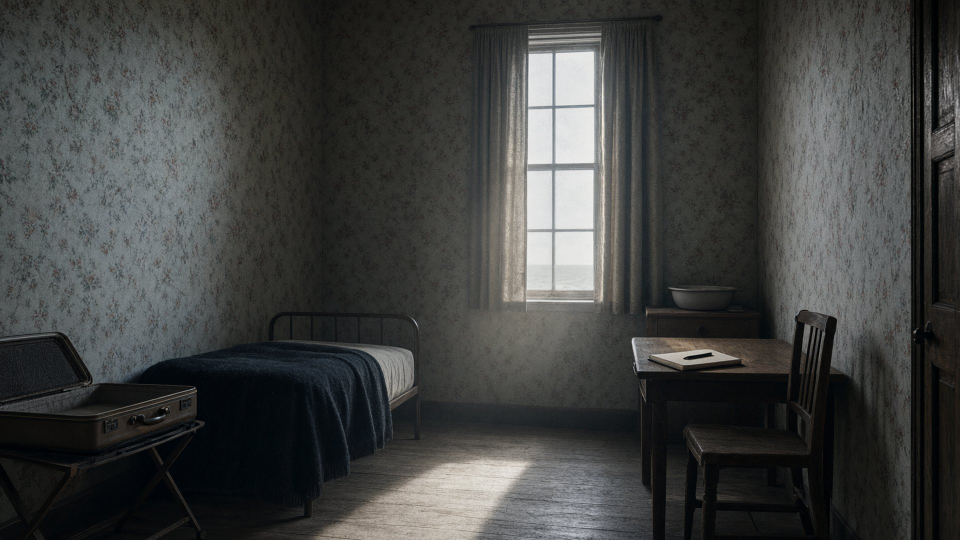
#> input picture blackbird-vn/game/images/bg_bedroom_day.jpg, 1920 x 1080 px (shown at 1/2 size); its folder holds only this picture in this run
$ python build_assets.py
#> lines starting #> are read from the running program, lines starting #| are printed output that depends on the picture
# -*- coding: utf-8 -*-
"""把 vibe_images/ 里的 AI 素材洗成 blackbird-vn/game/images/ 可用的图。

背景：cover 裁切到 1920x1080，输出 jpg。
立绘：边缘泛洪抠底（自适应品红，不假设纯色）+ 去溢色 + 软边 + 按头宽归一化，输出带 alpha 的 png；
同一趟从立绘上跟着头切出圆桌用的头像（game/images/faces/）。

用法：python blackbird-vn/tools/build_assets.py
"""
import glob
import os
import re
import sys

import numpy as np
from PIL import Image, ImageEnhance, ImageFilter
from scipy import ndimage

ROOT = os.path.dirname(os.path.dirname(os.path.dirname(os.path.abspath(__file__))))
SRC = os.path.join(ROOT, "vibe_images")
DST = os.path.join(ROOT, "blackbird-vn", "game", "images")

BG_TARGET = (1920, 1080)
# 每一条 image bg_* 都得在这儿有名字，反过来也一样：
# 漏了名的图不会被这条管线重建，删空 game/images/ 再跑一次就缺一块，
# 而游戏里那一屏会静默退化成纯色占位——不报错，只是没人知道。
# 名字反过来也要对得上原著：bg_dining（餐厅）和 bg_boathouse（船库）出过又删了，
# 因为终稿从头到尾没有这两个地方——晚餐就在大厅那张长桌（终稿 119），
# 而那张长桌在第一天夜里被撤走换成环形沙发（终稿 898）。
# 造一个原著没有的房间，代价是同一张长桌在玩家眼里变成两个地点。
BG_KEYS = ["bg_hangzhou", "bg_dock", "bg_hall_long", "bg_hall_ring", "bg_study",
           "bg_east_wing", "bg_corridor", "bg_shore",
           "bg_hall_table", "bg_bridge_night", "bg_east_wing_room",
           "bg_manor_ext", "bg_bedroom_day"]

# 按张给一档曝光，不给全局：这套装进游戏之前还要压一层纸纱，而纱压不住高光。
# 量过十三张的平均亮度（0–255）：其余十二张落在 20–85，杭州阅览室那张是 117.9，
# 整片白墙和落地窗，压完纱仍然读起来像一张没洗过的样片，不像"压在纸下的照片"。
# 0.70 把它带到 82，正好回到那一堆里；全局调暗会把最暗那两张（20、25）一起闷死。
BG_EXPOSURE = {"bg_hangzhou": 0.70}
# 夜版不新画一张，从它替换的那张白天底图派生：家具、机位、透视必须一模一样，
# 否则玩家会以为换了一个房间——第六轮删掉"餐厅""船库"就是这类错（见上面的注释）。
# 派生五段：收掉窗外那条白天高光 → 压暗偏色 → 给一道有方向的光 → 拉开反差 → 收四角。
#   day    源图（必须先洗，它是从洗好的白天 jpg 往后接的）
#   lum    目标亮度 ÷ 现亮度。按**比例**给，不给绝对值：十三张原图自己的亮度从 20 到
#          85 都有，一个全局乘数会把最暗那两张闷成死黑、把杭州那张留成灰；
#          而比例这一档在原图重画之后仍然成立，绝对值不成立。
#   tint   三通道乘数（夜=冷，黄昏=暖）
#   side   光来的那一侧：left/right 横着走（窗在侧面），up/down 竖着走（台灯在桌上，
#          光自下往上）；None＝这间房的光不在边上，别硬造一道渐变
#   cool   侧光强度（0–255 一档），颜色和 tint 的偏色同向
#   contrast 按均值拉开一档反差，缺省 1.3；越暗的那张越经不起纱压，多拉一点
#   sky    (窗带下沿占画高的比例, 压暗的 gamma)：夜里窗外是黑的，而一张白天照里
#          最露馅的就是那条亮天际线——它比整体亮度更先被人眼读到。
BG_NIGHT = {
    "bg_study_night":          dict(day="bg_study", lum=0.56, tint=(0.84, 0.92, 1.14),
                                    side="right", cool=26.0),
    "bg_east_wing_room_night": dict(day="bg_east_wing_room", lum=0.52,
                                    tint=(0.80, 0.90, 1.18), side=None, cool=11.0,
                                    contrast=1.45),
    "bg_bedroom_dusk":         dict(day="bg_bedroom_day", lum=0.66, tint=(1.06, 0.94, 0.80),
                                    side="left", cool=18.0),
    "bg_hangzhou_night":       dict(day="bg_hangzhou", lum=0.62, tint=(1.04, 0.98, 0.90),
                                    side="down", cool=14.0, sky=(0.56, 6.0)),
}
SPR_KEYS = ["spr_shen", "spr_wang", "spr_zhao", "spr_fang", "spr_zhou",
            "spr_lin", "spr_su", "spr_me", "spr_gu"]
# 立绘统一画布 + 统一头宽 + 统一身长。
# 画布宽用生成图自己的 2:3 那一档：上一版是 900×1080（5:6），人最宽那张只占 59%，
# 两侧各空出 170px 透明——台词页顶到画布边，玩家看到的就是"人又小又飘，框还特别宽"。
# 头宽定标让九张人是同一间屋子里的人；可只定头不够：九张生成图从头顶往下截到的
# 位置本来就不一样（顾言笙到胸、赵寒到大腿，实测 614 对 929），底边对齐之后头顶
# 就从第 137 行飘到第 452 行——换个人说话，人在屏幕上跳一小截。所以再加一道统一身长：
# 头顶钉死在同一行，往下截 SPR_BODY_H，比它长的那几张在腰上收掉（下面正好是页沿）。
SPR_CANVAS = (720, 680)
SPR_HEAD_W = 230
SPR_CROWN_Y = 60
SPR_BODY_H = 620
# 头像那一格不许改尺寸：对质页的 xysize (186, 256) 就是按这个比例写的，改了等于横向压扁。
SPR_FACE = (314, 432)


def latest(prefix):
    """按名取原图，必须整段对上：文件名是 `<key>_<时间戳>_<hash>.png`。
    以前是 `prefix + "_*.png"` 一把通配，于是 bg_east_wing 把
    bg_east_wing_room 那张也吞进来，还因为对方更新而赢了——
    走廊那张被那间房悄悄盖掉，图上看不出来，只有并排摆着才看得出两张是同一间房。"""
    pat = re.compile(re.escape(prefix) + r"_\d+_[0-9a-f]+\.png$")
    hits = [p for p in glob.glob(os.path.join(SRC, prefix + "_*.png"))
            if pat.match(os.path.basename(p))]
    if not hits:
        return None
    return max(hits, key=os.path.getmtime)


# [8 lines left out: function cover_resize, not called in this run]


def build_bg(key):
    src = latest(key)
    if not src:
        print("MISS bg", key)
        return False
    im = Image.open(src).convert("RGB")
    w, h = im.size
    # 生成图右下角那行水印贴着底边，切掉底部 8% 再 cover，比事后涂掉干净
    im = im.crop((0, 0, w, int(h * 0.92)))
    im = cover_resize(im, BG_TARGET)
    if key in BG_EXPOSURE:
        im = ImageEnhance.Brightness(im).enhance(BG_EXPOSURE[key])
    im = im.filter(ImageFilter.GaussianBlur(0.4))
    out = os.path.join(DST, key + ".jpg")
    im.save(out, "JPEG", quality=86, optimize=True)
    print("OK  ", key, im.size, "%d KB" % (os.path.getsize(out) // 1024))
    return True


def build_bg_night(key):
    """夜版不另画一张原图，从洗好的白天 jpg 往后接四段。

    为什么必须从派生图来：机位、透视、家具得和白天那张逐像素对上。同一间房换个
    角度再画一遍，玩家读到的是"他们挪去了另一间房"——第六轮删掉"餐厅""船库"
    就是这一类错（见 BG_KEYS 上面那段）。
    """
#> called with key = 'bg_bedroom_dusk'
    cfg = BG_NIGHT[key]
    day, lum_scale, tint = cfg["day"], cfg["lum"], cfg["tint"]
    side, cool = cfg.get("side"), cfg.get("cool", 0.0)
    src = os.path.join(DST, day + ".jpg")
    if not os.path.exists(src):
        print("MISS bg_night", key, "（缺白天底图 " + day + "）")
        return False
    a = np.asarray(Image.open(src).convert("RGB"), dtype=np.float32)
    h, w, _ = a.shape
#> h = 1080; w = 1920

    if cfg.get("sky"):
        # 窗外先收，再压暗：gamma 吃的是高光，而窗框、楼体本来就暗，不用动它。
        frac, gamma = cfg["sky"]
        rows = np.arange(h, dtype=np.float32)[:, None]
        band = np.clip((frac - rows / (h - 1)) / 0.10, 0.0, 1.0)
        dark = np.clip(a / 255.0, 0, 1) ** gamma * 255.0
        a = a * (1 - band[..., None]) + dark * band[..., None]

    a = a * lum_scale * np.asarray(tint, dtype=np.float32)
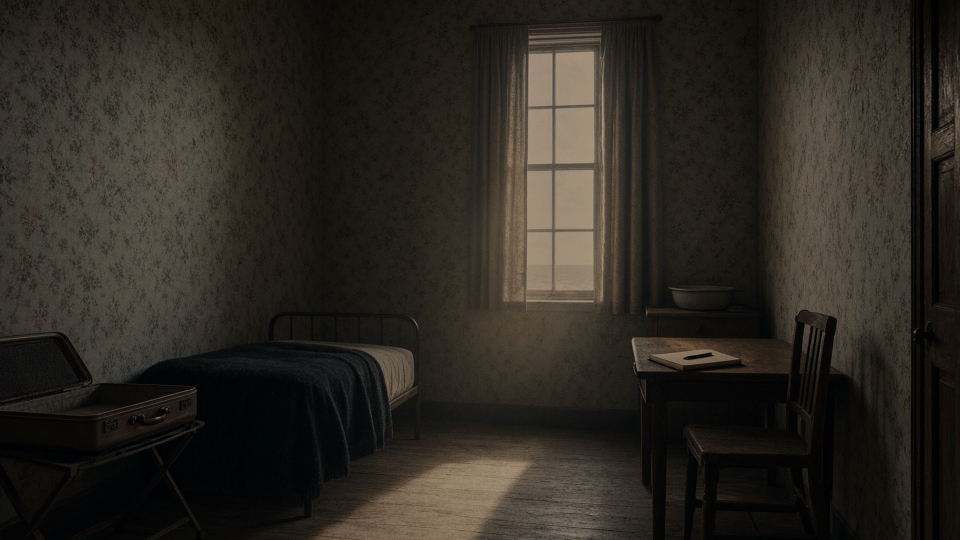
#> a: shape (1080, 1920, 3) float32 (shown at 1/2 size); mean R, G, B 44.7, 40.5, 33.7

    # 侧光的颜色和 tint 的偏色同向：冷调那两张亮侧更蓝，黄昏和台灯那两张亮侧更暖。
    cast = np.asarray(tint, dtype=np.float32)
    cast = cast - cast.mean()
    cast = cast / np.abs(cast).max()
    if side:
        # 夜里读得出"夜"，靠的是光有方向，不是靠整体压暗——只压暗会得到一张
        # 曝光不足的白天照。靠光那一侧抬到 1.16，背光那侧压到 0.84。
        # 方向按这间房的光源给：窗在侧面就横着走（书房），台灯在桌上一排就自下往上（阅览室）。
        axis = {"left": 1, "right": 1, "up": 0, "down": 0}[side]
        n = w if axis == 1 else h
#> n = 1920
        ramp = np.linspace(0.0, 1.0, n, dtype=np.float32)
#> ramp = 1920 values from 0 to 1
        if side in ("left", "down"):
            ramp = ramp[::-1]
        ramp = ramp[:, None, None] if axis == 0 else ramp[None, :, None]
        a *= 0.84 + 0.32 * ramp
        a += cool * (2.0 * ramp - 1.0) * cast
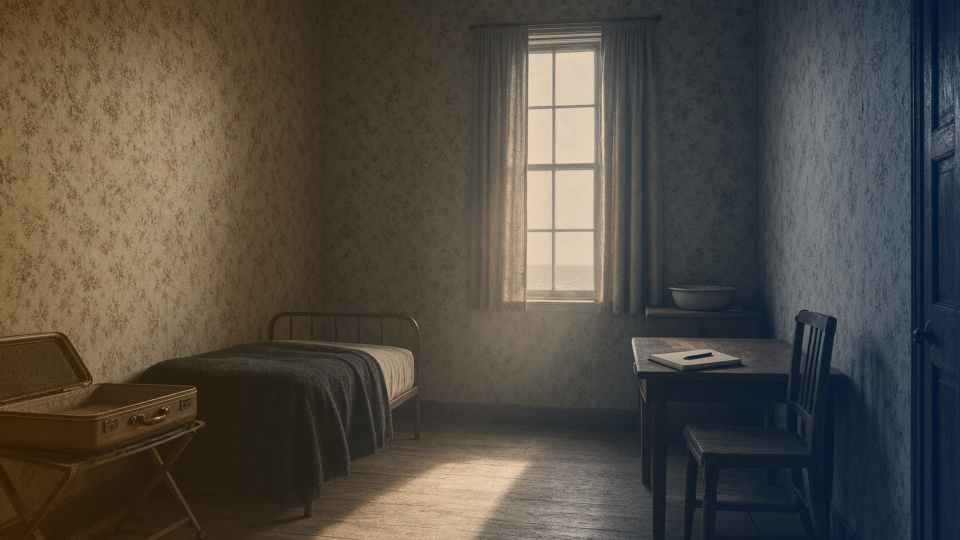
#> a: shape (1080, 1920, 3) float32 (shown at 1/2 size); mean R, G, B 44.6, 40.5, 33.7; drawn with min black and max white
    else:
        a += cool * cast

    # 拉开一档反差。纸纱会把暗部的层次吃掉（量过：raw 22 落屏 84，raw 46 落屏 101），
    # 派生时先按均值展一档，纱吃掉之后那一整张里才还剩层次，而不是一片均匀的灰。
    m = a.mean()
#> m = 39.62
    a = m + (a - m) * cfg.get("contrast", 1.3)

    # 收四角：夜里视野往中间收，一圈边上不留可读的细节。
    yy, xx = np.mgrid[0:h, 0:w].astype(np.float32)
    d = np.hypot((xx - (w - 1) / 2) / (w / 2), (yy - (h - 1) / 2) / (h / 2))
    a *= (1.0 - 0.30 * np.clip(d - 0.70, 0.0, 0.30) / 0.30)[..., None]
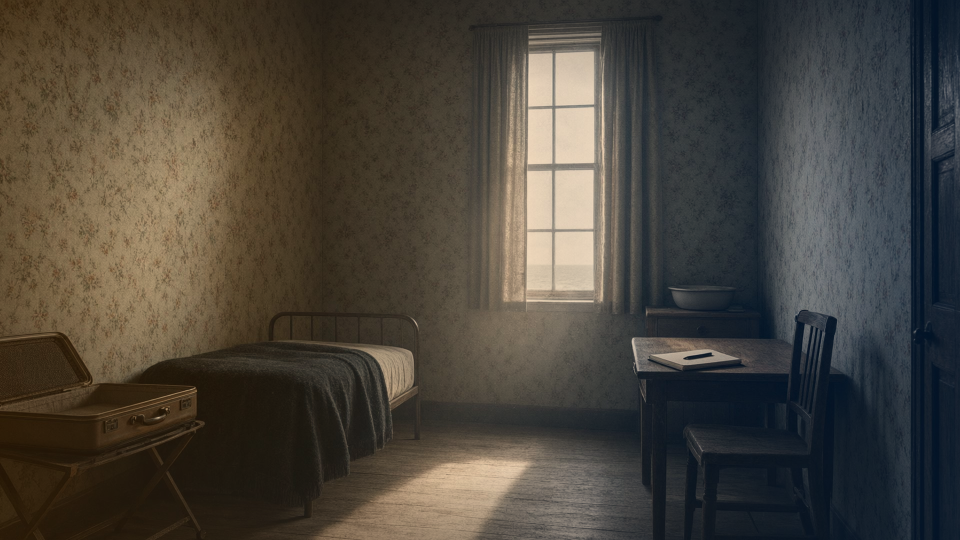
#> a: shape (1080, 1920, 3) float32 (shown at 1/2 size); mean R, G, B 41.5, 36.6, 28.7; drawn with min black and max white

    b = np.clip(a, 0, 255).astype(np.uint8)
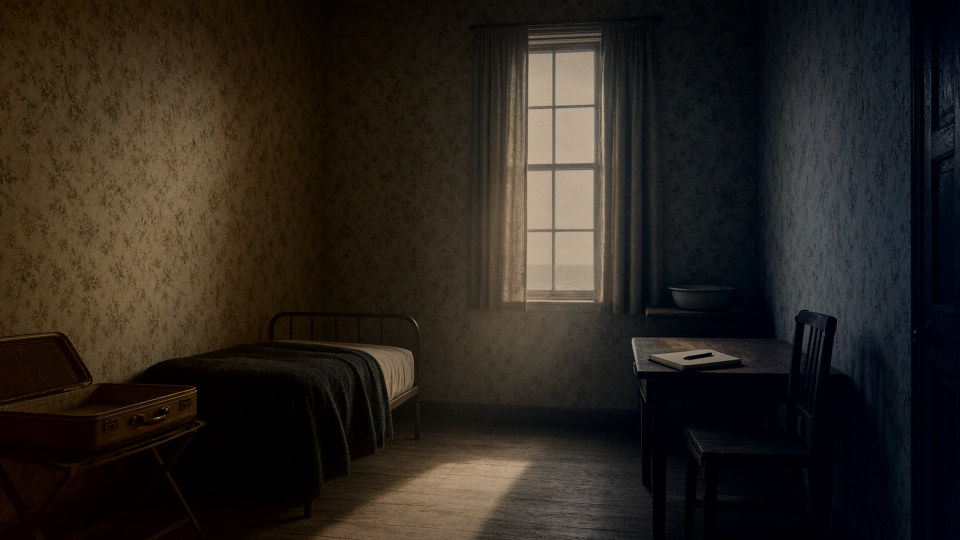
#> b: shape (1080, 1920, 3) (shown at 1/2 size); mean R, G, B 42.5, 36.6, 29.7
    out = os.path.join(DST, key + ".jpg")
    Image.fromarray(b).save(out, "JPEG", quality=86, optimize=True)
    lum = b @ np.array([0.2126, 0.7152, 0.0722])
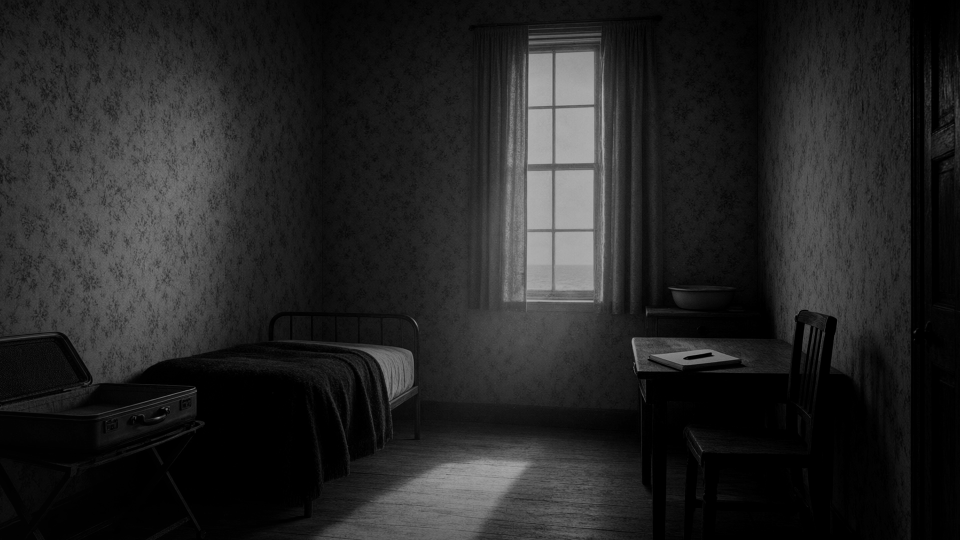
#> lum: shape (1080, 1920) float64 (shown at 1/2 size); min 0, max 185.5, mean 37.4
    print("OK  ", key, b.shape[1], "x", b.shape[0],
          "%d KB" % (os.path.getsize(out) // 1024), "lum=%.1f" % lum.mean())
#| OK   bg_bedroom_dusk 1920 x 1080 282 KB lum=37.4
    return True


# [123 lines left out: functions key_out, fade_bottom, measure_head, build_face, not called in this run]


def build_sprite(key):
    src = latest(key)
    if not src:
        print("MISS spr", key)
        return False
    im = key_out(src)
    a = np.asarray(im)[:, :, 3]
    top, head_w, cx = measure_head(a)
    s = SPR_HEAD_W / float(head_w)
    w = max(1, int(round(im.size[0] * s)))
    h = max(1, int(round(im.size[1] * s)))
    im = im.resize((w, h), Image.LANCZOS)
    canvas = Image.new("RGBA", SPR_CANVAS, (0, 0, 0, 0))
    x = int(round(SPR_CANVAS[0] / 2.0 - cx * s))
    y = SPR_CROWN_Y - int(round(top * s))
    # 剪影的左右沿（不是图片的左右沿）：图片矩形比人宽出一截透明留白，
    # 拿它判"切没切"会连着报三条假警告——方廷那张真被吃掉的其实只有 2px。
    cols = np.nonzero((a > 40).any(axis=0))[0]
    rows = np.nonzero((a > 40).any(axis=1))[0]
    fx0 = int(round(int(cols[0]) * s))
    fx1 = int(round((int(cols[-1]) + 1) * s))
    if x + fx0 < 0:
        x -= x + fx0
    if x + fx1 > SPR_CANVAS[0]:
        x -= (x + fx1 - SPR_CANVAS[0])
    canvas.paste(im, (x, y), im)
    head_top = y + int(round(top * s))
    hem = y + int(round((int(rows[-1]) + 1) * s))
    canvas = fade_bottom(canvas, 90)
    out = os.path.join(DST, key + ".png")
    canvas.save(out, "PNG", optimize=True)
    build_face(key, canvas, head_top, x + int(round(cx * s)))
    warn = "  ← 身子被切" if fx1 - fx0 > SPR_CANVAS[0] else (
        "  ← 脚下留空" if hem < SPR_CANVAS[1] else "")
    print("OK   ", key, "头宽 %d→%d 身长 %d→%d 头顶 y=%-5d 身宽 %d%s" %
          (head_w, SPR_HEAD_W, int(round((int(rows[-1]) - int(rows[0]) + 1) * s)),
           SPR_BODY_H, head_top, fx1 - fx0, warn),
          "%d KB" % (os.path.getsize(out) // 1024))
    return True


def main():
    os.makedirs(DST, exist_ok=True)
    bad = []
    for k in BG_KEYS:
        if not build_bg(k):
            bad.append(k)
    for k in sorted(BG_NIGHT):
        if not build_bg_night(k):
            bad.append(k)
    for k in SPR_KEYS:
        if not build_sprite(k):
            bad.append(k)
    if bad:
        print("缺素材：", ", ".join(bad))
        return 1
    return 0


if __name__ == "__main__":
#> (the run stopped early here; a loop or call above may not have finished)
